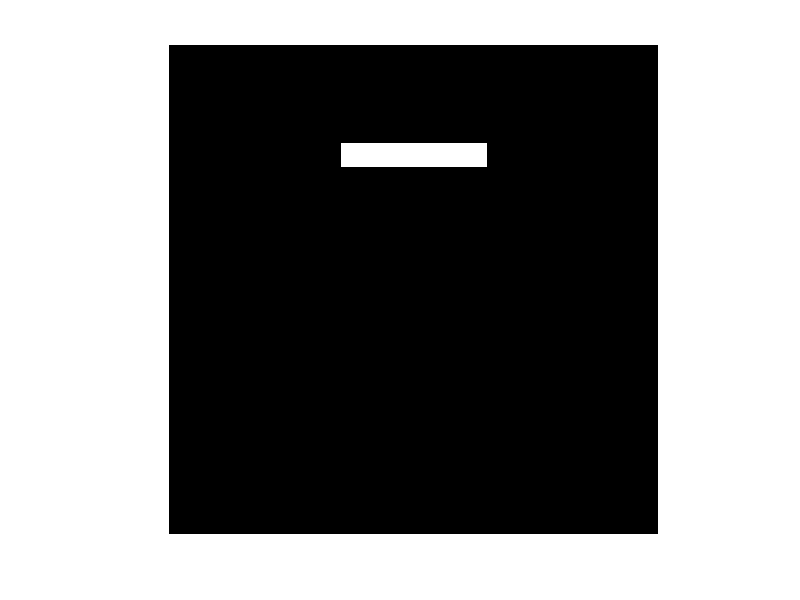

MATLAB code for this plot:
clear all
clearvars

% for 
intlevel=255;

activeelectrode=20;
    y=21;
    for x=1:8    
        imgTopCorners=zeros(20,20);
        totallevel=intlevel*4;
        intlevel=totallevel/activeelectrode;
        
        output=fopen([pwd filesep num2str(x) '-' num2str(x+1) '.' num2str(21-x) '-' num2str(20-x) '.' num2str(intlevel) '-bar.txt' ],'w');
        % imgTopCorners(5,x:x+1)=intlevel;
        z=y-x;
        activeelectrode=activeelectrode-2;
        imgTopCorners(5,x:z)=intlevel;
        fwrite(output, transpose(imgTopCorners));
        imshow(imgTopCorners);
        fclose(output);
        intlevel=255;
    end
% end